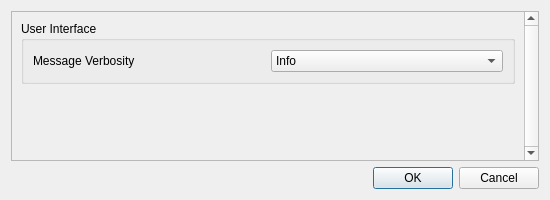
<?xml version="1.0" encoding="UTF-8"?>
<ui version="4.0">
 <class>ApplicationSettingsWindow</class>
 <widget class="QWidget" name="ApplicationSettingsWindow">
  <property name="geometry">
   <rect>
    <x>0</x>
    <y>0</y>
    <width>550</width>
    <height>200</height>
   </rect>
  </property>
  <property name="minimumSize">
   <size>
    <width>550</width>
    <height>200</height>
   </size>
  </property>
  <property name="windowTitle">
   <string>Settings</string>
  </property>
  <layout class="QVBoxLayout" name="verticalLayout">
   <item>
    <widget class="QScrollArea" name="scrollarea">
     <property name="verticalScrollBarPolicy">
      <enum>Qt::ScrollBarAlwaysOn</enum>
     </property>
     <property name="widgetResizable">
      <bool>true</bool>
     </property>
     <property name="alignment">
      <set>Qt::AlignHCenter|Qt::AlignTop</set>
     </property>
     <widget class="QWidget" name="scrollareawidget">
      <property name="geometry">
       <rect>
        <x>0</x>
        <y>0</y>
        <width>513</width>
        <height>151</height>
       </rect>
      </property>
      <layout class="QVBoxLayout" name="verticalLayout_3">
       <item>
        <widget class="QGroupBox" name="groupbox_user_interface">
         <property name="title">
          <string>User Interface</string>
         </property>
         <layout class="QGridLayout" name="gridLayout">
          <item row="0" column="0">
           <layout class="QGridLayout" name="layout_message_verbosity">
            <item row="0" column="1">
             <widget class="QComboBox" name="combobox_message_verbosity">
              <property name="currentIndex">
               <number>1</number>
              </property>
              <item>
               <property name="text">
                <string>Debug</string>
               </property>
              </item>
              <item>
               <property name="text">
                <string>Info</string>
               </property>
              </item>
              <item>
               <property name="text">
                <string>Warning</string>
               </property>
              </item>
              <item>
               <property name="text">
                <string>Error</string>
               </property>
              </item>
              <item>
               <property name="text">
                <string>Fatal</string>
               </property>
              </item>
             </widget>
            </item>
            <item row="0" column="0">
             <widget class="QLabel" name="label_message_verbosity">
              <property name="text">
               <string>Message Verbosity</string>
              </property>
             </widget>
            </item>
           </layout>
          </item>
         </layout>
        </widget>
       </item>
       <item>
        <spacer name="verticalspacer">
         <property name="orientation">
          <enum>Qt::Vertical</enum>
         </property>
         <property name="sizeHint" stdset="0">
          <size>
           <width>20</width>
           <height>40</height>
          </size>
         </property>
        </spacer>
       </item>
      </layout>
     </widget>
    </widget>
   </item>
   <item>
    <widget class="QDialogButtonBox" name="buttonbox">
     <property name="standardButtons">
      <set>QDialogButtonBox::Cancel|QDialogButtonBox::Ok</set>
     </property>
    </widget>
   </item>
  </layout>
 </widget>
 <resources/>
 <connections/>
</ui>
